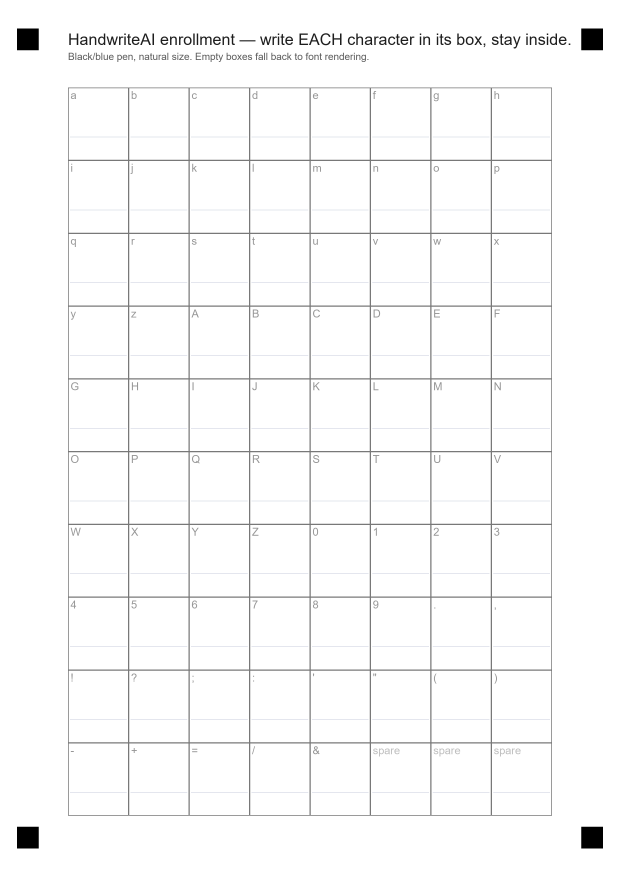
#> input picture HandwriteAI/data/enrollment-sheet.png, 2480 x 3508 px (shown at 1/4 size)
$ python -i features.py   (imports and definitions only)
#> lines starting #> are read from the running program, lines starting #| are printed output that depends on the picture; after the words box and inside, x2 and y2 are one past the last pixel; in counts of white or black regions, pixels touching at a corner belong together
"""
HandwriteAI - feature extraction (CPU-only, offline).
Covers: deskew, binarize, line extraction, slant, thickness, baseline, ligatures.
All functions work without torch so the Gradio UI runs before any training.
"""
from __future__ import annotations
import os
import math
from dataclasses import dataclass, asdict
from typing import List, Dict, Tuple
import numpy as np
from PIL import Image

try:
    import cv2
    HAS_CV2 = True
except ImportError:
    HAS_CV2 = False

TARGET_GLYPH_H = 48


# [38 lines left out: functions load_gray, pdf_to_images, load_sample_images, not called in this run]


def binarize(gray: np.ndarray) -> np.ndarray:
    if HAS_CV2:
        _, bw = cv2.threshold(gray, 0, 255, cv2.THRESH_BINARY + cv2.THRESH_OTSU)
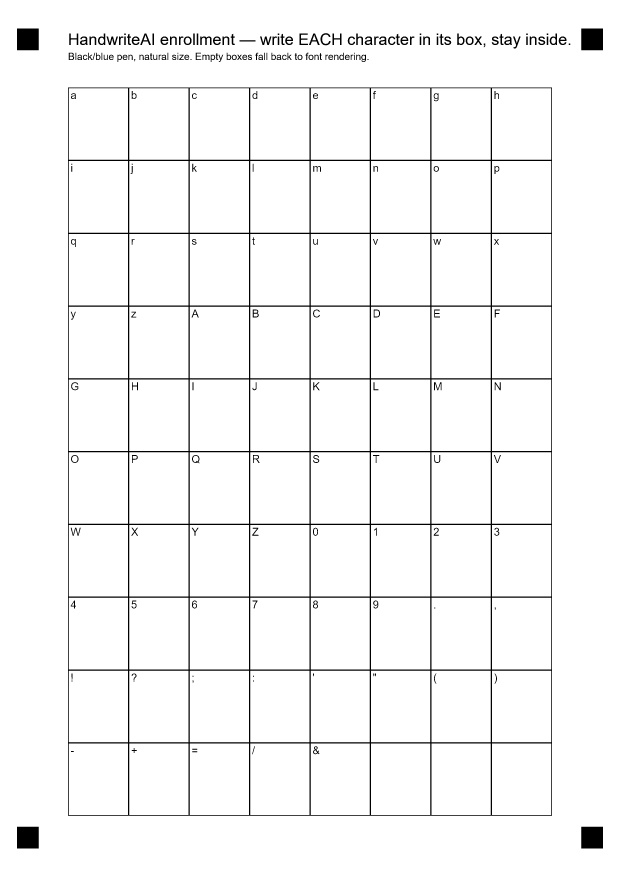
#> bw: shape (3508, 2480) (shown at 1/4 size); 96.6% white; 217 black regions (12 under 20 px), largest, box (x1, y1, x2, y2) and area: (272, 350, 2208, 3263) 216078, (68, 114, 155, 201) 7569, (2325, 114, 2412, 201) 7569
        # ensure ink = 255, paper = 0 for downstream? keep paper=255 convention
        return bw
    # fallback: simple mean threshold
    thr = float(np.mean(gray))
    return np.where(gray < thr, 0, 255).astype(np.uint8)


# [30 lines left out: functions deskew, normalize_height, not called in this run]


def _hough_slant_angles(edges: np.ndarray, threshold: int,
                        min_line_length: int) -> List[float]:
    """Deviation-from-vertical angles (deg) of long near-vertical segments."""
    import cv2 as _cv2
    lines = _cv2.HoughLinesP(edges, 1, np.pi / 180, threshold=threshold,
                             minLineLength=min_line_length, maxLineGap=10)
    angles = []
    if lines is not None:
        for x1, y1, x2, y2 in np.reshape(lines, (-1, 4)):
            dx, dy = (x2 - x1), (y2 - y1)
            if abs(dy) < 8:
                continue
            ang = math.degrees(math.atan2(dx, -dy)) if dy != 0 else 0.0
            if -45 < ang < 45:
                angles.append(ang)
    return angles


def estimate_slant_detailed(gray: np.ndarray) -> Tuple[float, int, str]:
    """
    Slant in degrees + evidence, positive = leaning right (like italic /).
    Returns (slant_deg, n_angles, method) where method is
    'hough' | 'hough-adaptive' | 'moments' | 'none'.

    Primary: Sobel vertical edges -> Hough lines -> median deviation from
    vertical. Fixed thresholds miss on small/short samples, so a second
    attempt scales threshold/min-length to the image size before falling
    back to ink moments (noisy on near-vertical hands — see confidence).
    """
    bw = binarize(gray)
    if not HAS_CV2:
        return 0.0, 0, "none"
    edges = cv2.Canny(bw, 50, 150)
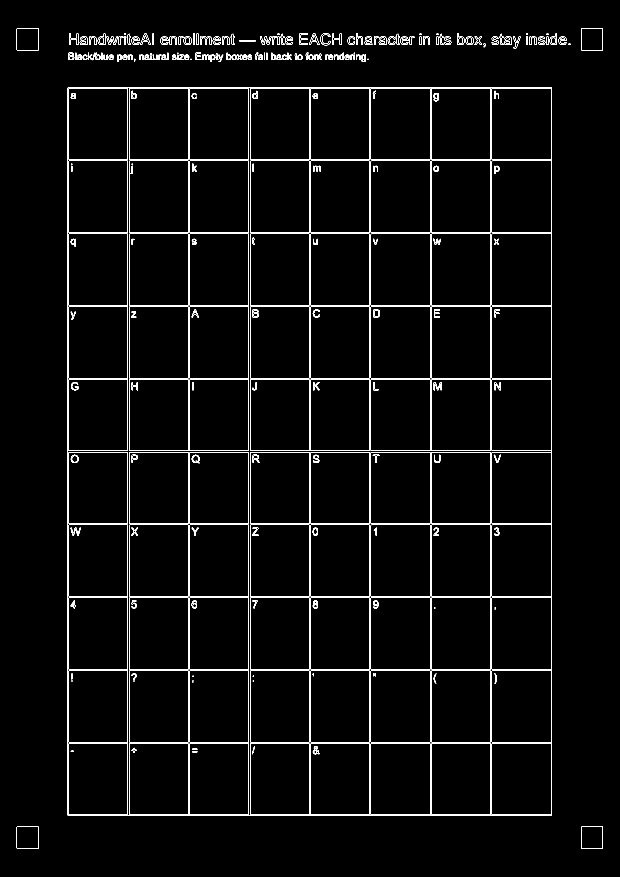
#> edges: shape (3508, 2480) (shown at 1/4 size); 1.4% white in thin lines or dots, all inside (x1, y1, x2, y2) = (67, 113, 2412, 3394)
    h, w = gray.shape[:2]
#> h = 3508; w = 2480
    angles = _hough_slant_angles(edges, threshold=120, min_line_length=50)
#> in _hough_slant_angles, `lines = _cv2.HoughLinesP(edges, 1, np.pi / 180, threshold=threshold, m..`: lines = 209 rows, first 6: [995, 3262, 995, 349], [2204, 3262, 2204, 349], [1242, 3262, 1242, 349], [274, 3262, 274, 349], [1000, 3262, 1000, 349], [1967, 3262, 1967, 349]
#> the loop in _hough_slant_angles, `for x1, y1, x2, y2 in np.reshape(lines, (-1, 4)):` made 209 passes
#> (x1, y1, x2, y2, dx, dy) on passes 1 to 3: (995, 3262, 995, 349, 0, -2913), (2204, 3262, 2204, 349, 0, -2913), (1242, 3262, 1242, 349, 0, -2913)
#> after the loop in _hough_slant_angles, `for x1, y1, x2, y2 in np.reshape(lines, (-1, 4)):`: angles = [0, 0, 0, 0, 0, 0, 0, 0, 0, 0, 0, 0, 0, 0, 0, 0, 0, 0, 0, 0, 0, 0]
    if len(angles) >= 20:
        return float(np.median(angles)), len(angles), "hough"
    # adaptive retry: fixed thresholds assume full-page scans; short notes
    # and phone crops carry fewer long strokes, so scale the bar down.
    angles = _hough_slant_angles(edges, threshold=max(30, int(w * 0.06)),
                                 min_line_length=max(20, int(h * 0.04)))
    if len(angles) >= 20:
        return float(np.median(angles)), len(angles), "hough-adaptive"
    # fallback: moments of ink (clamped: near-vertical hands measure noisy)
    ink = (bw < 128).astype(np.uint8)
    m = cv2.moments(ink)
    if m["mu02"] is None or abs(m["mu02"]) < 1e-6:
        return 0.0, len(angles), "none"
    skew = m["mu11"] / m["mu02"]
    return float(max(-15, min(15, math.degrees(math.atan(skew))))), len(angles), "moments"


# [97 lines left out: functions estimate_slant, estimate_thickness, extract_lines, estimate_baseline, ligature_stats, not called in this run]


@dataclass
class StyleFeatures:
    slant_deg: float = 0.0
    thickness_px: float = 3.0
    baseline_sag_px: float = 0.0
    baseline_coeffs: Tuple[float, float, float] = (0.0, 0.0, 0.0)
    ligature_pct: float = 0.0
    n_lines: int = 0
    n_components: int = 0
    deskew_deg: float = 0.0
    glyph_h_median: float = 0.0  # DPI-anchored size ref: thickness TASK is
    glyph_w_median: float = 0.0  # compared as thickness/height RATIO, never raw px
    slant_confidence: str = "low"  # high | med | low (estimator evidence weight)
    slant_n: int = 0  # total Hough stroke angles behind slant_deg

    # [93 lines left out: functions to_dict, from_dict, _weighted_median, analyze_pages, not called in this run]

>>> import cv2
>>> picture = cv2.imread('data/enrollment-sheet.png', cv2.IMREAD_GRAYSCALE)
>>> result = estimate_slant_detailed(picture)
#> result = (0, 22, 'hough')
